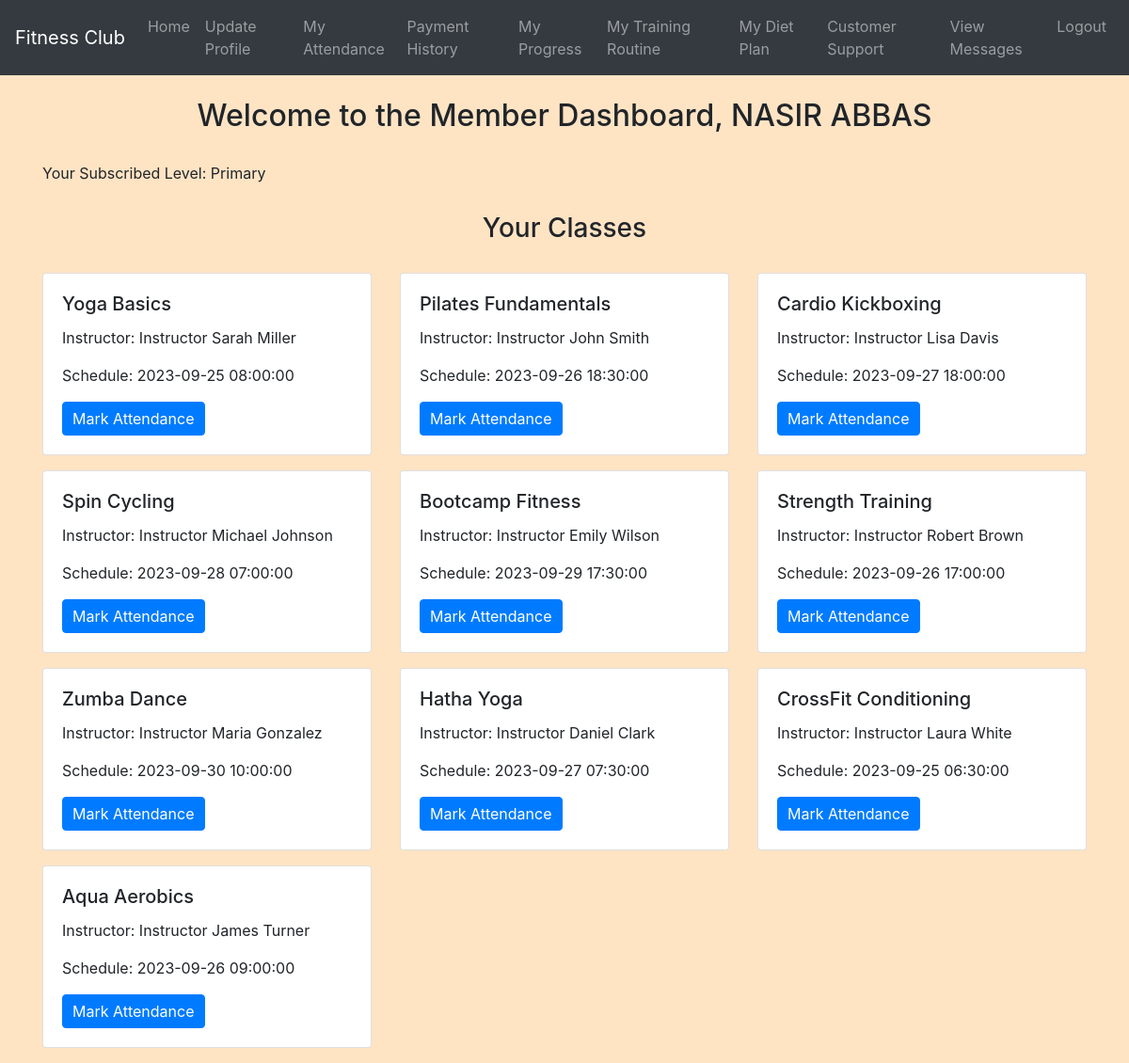
The app's page /member_dashboard.php (signed in) with its own data.
### tables this page shows
CREATE TABLE `membership_levels` (
  `LevelID` int(11) NOT NULL,
  `level_name` varchar(50) NOT NULL,
  `description` text NOT NULL,
  `price` decimal(10,2) NOT NULL,
  `features` text NOT NULL,
  `duration` varchar(50) NOT NULL
);

CREATE TABLE `classes` (
  `ClassID` int(11) NOT NULL,
  `Level_id` int(11) NOT NULL,
  `Class_Name` varchar(100) NOT NULL,
  `Instructor_Name` varchar(100) NOT NULL,
  `Schedule` datetime NOT NULL,
  `Maximum_Capacity` int(11) NOT NULL,
  `Description` text DEFAULT NULL
);

### member_dashboard.php (the view, shortened to what this page needs)
<?php
include('config.php');
$memberID = $_SESSION["member_id"];
$memberName = $_SESSION["member_name"];
$sql = "SELECT membership_level FROM members WHERE MemberID = $memberID";
$result = $conn->query($sql);
if ($result->num_rows == 1) {
    $row = $result->fetch_assoc();
    $memberLevel = $row["membership_level"];
} else {
    $memberLevel = -1;
}
$levelSql = "SELECT level_name FROM membership_levels WHERE LevelID = $memberLevel";
$levelResult = $conn->query($levelSql);
if ($levelResult->num_rows == 1) {
    $levelRow = $levelResult->fetch_assoc();
    $memberSubscribedLevel = $levelRow["level_name"];
} else {
    $memberSubscribedLevel = "N/A";
}
$classSql = "SELECT ClassID, Class_Name, Instructor_Name, Schedule FROM Classes WHERE Level_id = $memberLevel";
$classResult = $conn->query($classSql);
?>
<!DOCTYPE html>
<html lang="en">
<head>
    <link rel="stylesheet" href="https://maxcdn.bootstrapcdn.com/bootstrap/4.5.2/css/bootstrap.min.css">
    <link rel="stylesheet" href="./css/style.css">
</head>
<body>
<?php include('navbar.php'); ?>
<div class="container">
    <h2 class="mt-4">Welcome to the Member Dashboard, <?php echo $memberName; ?></h2>
    <p>Your Subscribed Level: <?php echo $memberSubscribedLevel; ?></p>
    <h3>Your Classes</h3>
    <div class="row">
        <?php
        while ($classRow = $classResult->fetch_assoc()) {
            echo '<div class="col-md-4">';
            echo '<div class="card mb-3">';
            echo '<div class="card-body">';
            echo '<h5 class="card-title">' . $classRow["Class_Name"] . '</h5>';
            echo '<p class="card-text">Instructor: ' . $classRow["Instructor_Name"] . '</p>';
            echo '<p class="card-text">Schedule: ' . $classRow["Schedule"] . '</p>';
            echo '<a href="mark_attendance.php?class_id=' . $classRow["ClassID"] . '" class="btn btn-primary">Mark Attendance</a>';
            echo '</div>';
            echo '</div>';
            echo '</div>';
        }
        ?>
    </div>
</div>
</body>
</html>

### navbar.php (shortened to what this page needs)
<nav class="navbar navbar-expand-lg navbar-dark bg-dark">
    <a class="navbar-brand" href="member_dashboard.php">Fitness Club</a>
    <div class="collapse navbar-collapse" id="navbarNav">
        <ul class="navbar-nav ml-auto">
            <?php
            if (isset($_SESSION["member_id"]) && !empty($_SESSION["member_id"])) {
                echo '<li class="nav-item"><a class="nav-link" href="member_dashboard.php">Home</a></li>';
                echo '<li class="nav-item"><a class="nav-link" href="update_profile.php">Update Profile</a></li>';
                echo '<li class="nav-item"><a class="nav-link" href="view_attendance.php">My Attendance</a></li>';
                echo '<li class="nav-item"><a class="nav-link" href="view_payment.php">Payment History</a></li>';
                echo '<li class="nav-item"><a class="nav-link" href="add_progress.php">My Progress</a></li>';
                echo '<li class="nav-item"><a class="nav-link" href="add_routine.php">My Training Routine</a></li>';
                echo '<li class="nav-item"><a class="nav-link" href="add_diet.php">My Diet Plan</a></li>';
                echo '<li class="nav-item"><a class="nav-link" href="contact_support.php">Customer Support</a></li>';
                echo '<li class="nav-item"><a class="nav-link" href="view_messages.php">View Messages</a></li>';
                echo '<li class="nav-item"><a class="nav-link" href="logout.php">Logout</a></li>';
            } else {
                echo '<li class="nav-item"><a class="nav-link" href="register.php">Register</a></li>';
                echo '<li class="nav-item"><a class="nav-link" href="login.php">Login</a></li>';
                echo '<li class="nav-item"><a class="nav-link" href="./admin/admin_login.php">Admin Login</a></li>';
            }
            ?>
        </ul>
    </div>
</nav>

### css/style.css (style rules this page uses)
body { background-color: bisque; }
h1, h2, h3, h4 { text-align: center; margin-top: 30px; margin-bottom: 30px; }
.btn-primary { padding: 5px 10px; }

### records on screen
membership_levels: level_name "Primary"
classes: Class_Name "Yoga Basics", Instructor_Name "Instructor Sarah Miller", Schedule "2023-09-25 08:00:00"
classes: Class_Name "Pilates Fundamentals", Instructor_Name "Instructor John Smith", Schedule "2023-09-26 18:30:00"
classes: Class_Name "Cardio Kickboxing", Instructor_Name "Instructor Lisa Davis", Schedule "2023-09-27 18:00:00"
classes: Class_Name "Spin Cycling", Instructor_Name "Instructor Michael Johnson", Schedule "2023-09-28 07:00:00"
classes: Class_Name "Bootcamp Fitness", Instructor_Name "Instructor Emily Wilson", Schedule "2023-09-29 17:30:00"
classes: Class_Name "Strength Training", Instructor_Name "Instructor Robert Brown", Schedule "2023-09-26 17:00:00"
classes: Class_Name "Zumba Dance", Instructor_Name "Instructor Maria Gonzalez", Schedule "2023-09-30 10:00:00"
classes: Class_Name "Hatha Yoga", Instructor_Name "Instructor Daniel Clark", Schedule "2023-09-27 07:30:00"
classes: Class_Name "CrossFit Conditioning", Instructor_Name "Instructor Laura White", Schedule "2023-09-25 06:30:00"
classes: Class_Name "Aqua Aerobics", Instructor_Name "Instructor James Turner", Schedule "2023-09-26 09:00:00"

### other values on screen
$memberName "NASIR ABBAS"
